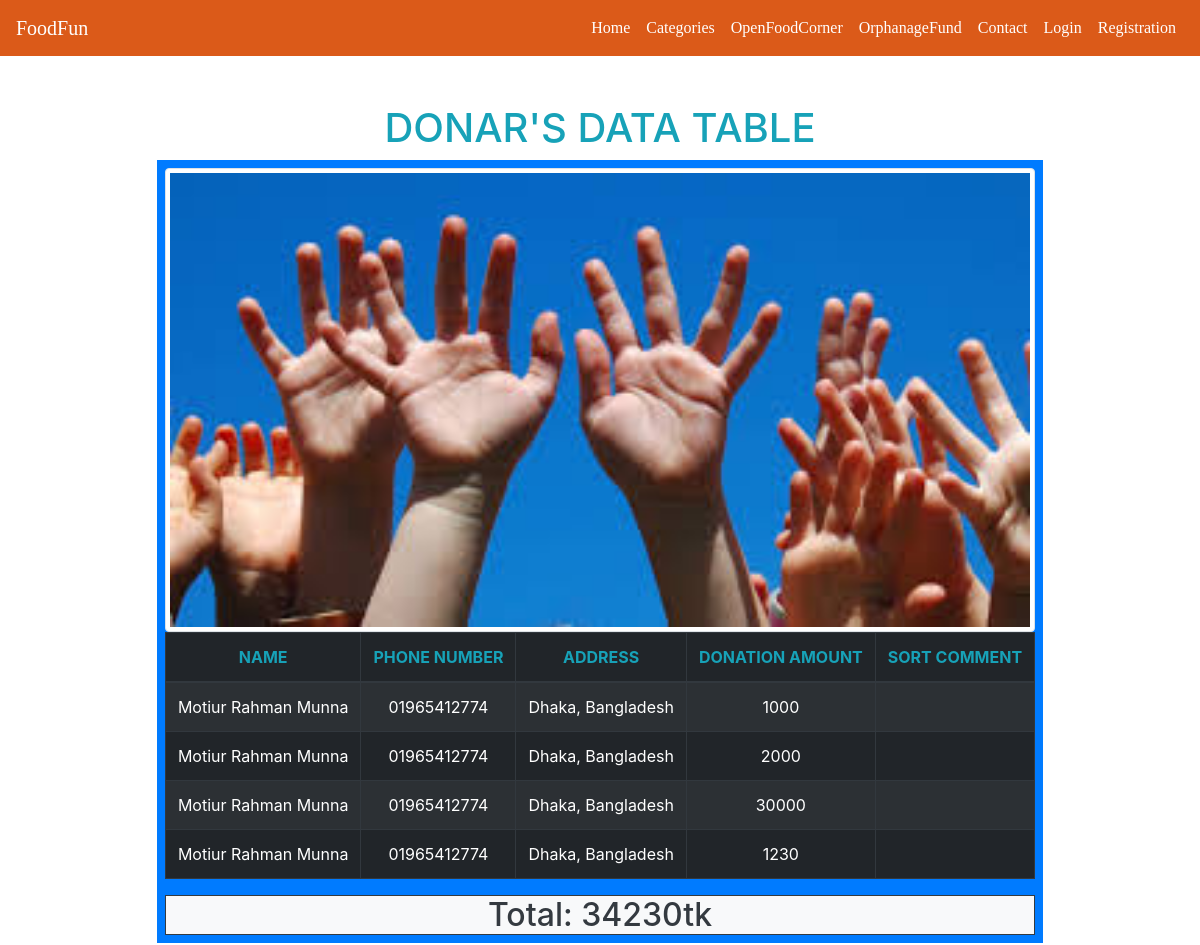
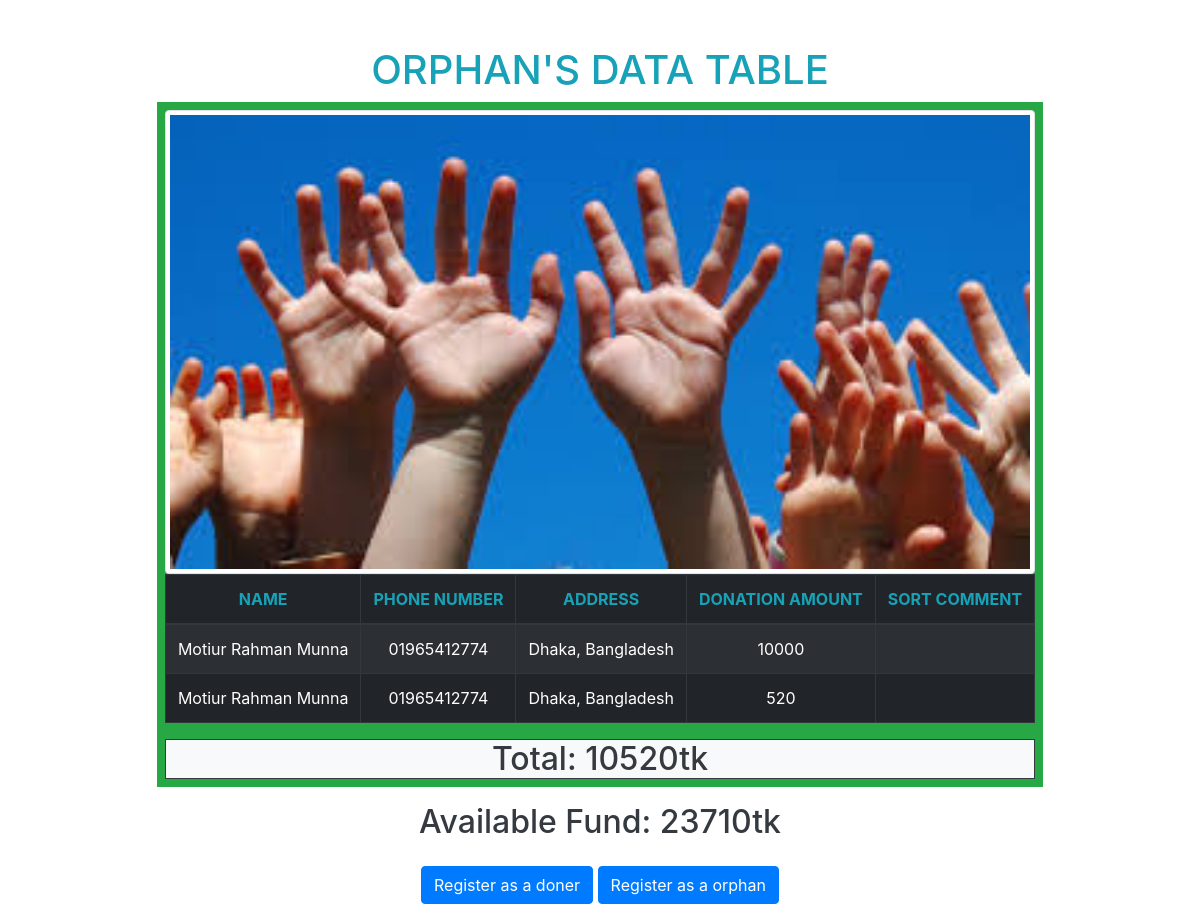
The page / on the database its author committed (2 pictures, top to bottom).
### tables this page shows
CREATE TABLE `donor` (
  `phone` varchar(25) NOT NULL,
  `name` varchar(25) NOT NULL,
  `amount` varchar(25) NOT NULL,
  `address` varchar(25) NOT NULL,
  `comment` varchar(25) NOT NULL
);

CREATE TABLE `orphan` (
  `phone` varchar(25) NOT NULL,
  `name` varchar(25) NOT NULL,
  `amount` varchar(25) NOT NULL,
  `address` varchar(25) NOT NULL,
  `comment` varchar(25) NOT NULL
);

### index.php (the view, shortened to what this page needs)
<?php
$conn=mysqli_connect('localhost','root', '','restaurantdb') or die('db not connected');
$sqlDonor= "SELECT* FROM donor";
$result= mysqli_query($conn,$sqlDonor);
$totalPrice = 0;
?>
<!DOCTYPE html>
<html>
<head>
	<link rel="stylesheet" href="css/bootstrap.min.css">
	<link rel="stylesheet" href="style.css">
</head>
<body>
	<nav class="navbar navbar-expand-lg ">
		<a class="navbar-brand" href="#">FoodFun</a>
		<div class="collapse navbar-collapse" id="navbarSupportedContent">
			<ul class="navbar-nav ml-auto">
				<li class="nav-item active">
					<a class="nav-link" href="/Restuproject/index.php">Home <span class="sr-only">(current)</span></a>
				</li>
				<li class="nav-item">
					<a class="nav-link" href="/Restuproject/admin/index.php">Categories</a>
				</li>
				<li class="nav-item">
					<a class="nav-link" href="/Restuproject/pageOFC.php">OpenFoodCorner</a>
				</li>
				<li class="nav-item">
					<a class="nav-link" href="/Restuproject/Orphanage Funnd/Orphanage Funnd/index.php">OrphanageFund</a>
				</li>
				<li class="nav-item">
					<a class="nav-link" href="/Restuproject/contact.php">Contact</a>
				</li>
				<?php
					if (isset($_SESSION['Uname'])) {
						echo ' <li class="nav-item"><a class="nav-link" href="login.php">Hi, '.$_SESSION['Uname'].'</a></li>
						<li class="nav-item">
							<a class="nav-link" href="logout.php">Logout</a>
						</li>';
					} else {
						echo ' <li class="nav-item">
							<a class="nav-link" href="login.php">Login</a>
						</li>
						<li class="nav-item">
							<a class="nav-link" href="regform.php">Registration</a>
						</li>'
					;
					}
				?>
			</ul>
		</div>
	</nav>
	<br><br>
<div class="container ">
	<div class="row">
		<div class="col-md-12">
			<h1 class="text-center text-uppercase text-info">Donar's data table</h1>
</div>
	<div class="row text-center m-auto" >
		<div class="col-md-12 bg-primary p-2">
			<img class="img-thumbnail w-100" src="./image/orphan.jpg">
			<table class="table table-bordered text-center table-dark table-hover table-striped">
				<thead>
					<th class="text-uppercase text-info">Name</th>
					<th class="text-uppercase text-info">Phone Number</th>
					<th class="text-uppercase text-info">Address</th>
					<th class="text-uppercase text-info">Donation Amount</th>
					<th class="text-uppercase text-info">Sort Comment</th>
				</thead>
				<tbody>
					<?php while ($row=mysqli_fetch_assoc($result)){
						$totalPrice += $row['amount']+0;
						?>
					    <tr>
					    <td> <?php echo $row ['name'] ?> </td>
					    <td> <?php echo $row ['phone']?></td>
					    <td> <?php echo $row ['address'] ?></td>
					    <td> <?php echo $row ['amount']  ?> </td>
					    <td> <?php echo $row ['comment'] ?> </td>
					</tr>
				<?php } ?>
				</tbody>
			</table>
			<h2 class="m-auto text-center border border-dark bg-light text-dark">
				<?php
				echo "Total: ";
				echo $totalPrice;
				echo "tk";
				?>
			</h2>
		</div>
	</div>
</div>
<?php
$sqlOrphan= "SELECT* FROM orphan";
$result= mysqli_query($conn,$sqlOrphan);
$totalOrphan = 0;
?>
<div class="container">
	<div class="row mt-5">
		<div class="col-md-12">
			<h1 class="text-center text-uppercase text-info">Orphan's data table</h1>
</div>
	<div class="row text-center m-auto" >
		<div class="col-md-12 bg-success p-2">
			<img class="img-thumbnail w-100" src="./image/orphan.jpg">
			<table class="table table-bordered text-center table-dark table-hover table-striped">
				<thead>
					<th class="text-uppercase text-info">Name</th>
					<th class="text-uppercase text-info">Phone Number</th>
					<th class="text-uppercase text-info">Address</th>
					<th class="text-uppercase text-info">Donation Amount</th>
					<th class="text-uppercase text-info">Sort Comment</th>
				</thead>
				<tbody>
					<?php while ($row=mysqli_fetch_assoc($result)){
						$totalOrphan += $row['amount']+0;
						?>
					    <tr>
					    <td> <?php echo $row ['name'] ?> </td>
					    <td> <?php echo $row ['phone']?></td>
					    <td> <?php echo $row ['address'] ?></td>
					    <td> <?php echo $row ['amount']  ?> </td>
					    <td> <?php echo $row ['comment'] ?> </td>
					</tr>
				<?php } ?>
				</tbody>
			</table>
			<h2 class="m-auto text-center border border-dark bg-light text-dark">
				<?php
				echo "Total: ";
				echo $totalOrphan;
				echo "tk";
				?>
			</h2>
		</div>
	</div>
	<div class="container text-center m-3 mx-5">
		<div class="container">
			<h2 class="m-auto text-center mt-2 text-dark">
				<?php
				echo "Available Fund: ";
				echo $totalPrice-$totalOrphan;
				echo "tk";
				?>
			</h2>
		</div>
		<div class="container">
			<a class="btn btn-primary mt-4" href="./OF Donars">Register as a doner</a>
			<a class="btn btn-primary mt-4" href="./OF Orphan">Register as a orphan</a>
		</div>
	</div>
</div>
</body>
</html>

### style.css (style rules this page uses)
.navbar { background-color:#db5a19; }
.nav-link { color: white; font-family: serif; }
.navbar-brand { font-family:fantasy; color: white; padding-right: 50px; }

### rows shown on the page
donor: name "Motiur Rahman Munna", phone "01965412774", address "Dhaka, Bangladesh", amount "1000"
donor: name "Motiur Rahman Munna", phone "01965412774", address "Dhaka, Bangladesh", amount "2000"
donor: name "Motiur Rahman Munna", phone "01965412774", address "Dhaka, Bangladesh", amount "30000"
donor: name "Motiur Rahman Munna", phone "01965412774", address "Dhaka, Bangladesh", amount "1230"
orphan: name "Motiur Rahman Munna", phone "01965412774", address "Dhaka, Bangladesh", amount "10000"
orphan: name "Motiur Rahman Munna", phone "01965412774", address "Dhaka, Bangladesh", amount "520"

### other values the page prints
$totalPrice "34230"
$totalOrphan "10520"
$totalPrice-$totalOrphan "23710"
